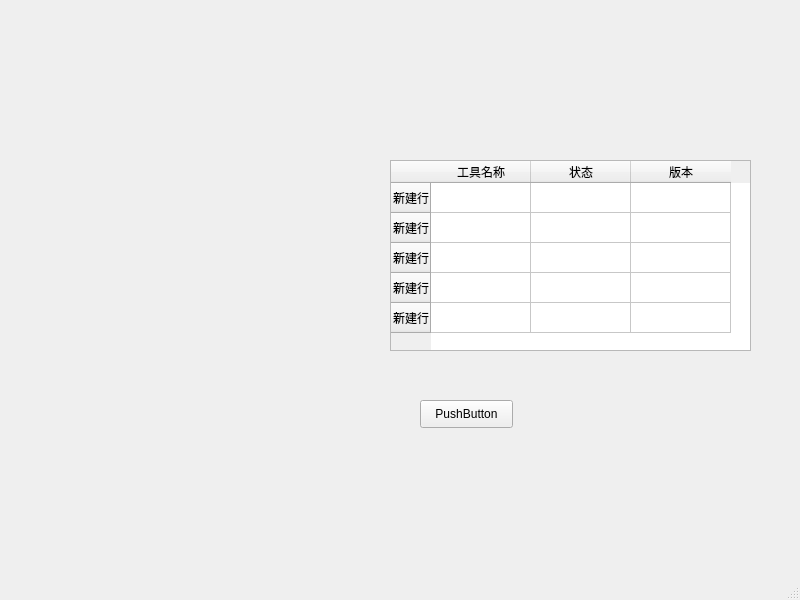
<?xml version="1.0" encoding="UTF-8"?>
<ui version="4.0">
 <class>MainWindow</class>
 <widget class="QMainWindow" name="MainWindow">
  <property name="geometry">
   <rect>
    <x>0</x>
    <y>0</y>
    <width>800</width>
    <height>600</height>
   </rect>
  </property>
  <property name="windowTitle">
   <string>MainWindow</string>
  </property>
  <widget class="QWidget" name="centralwidget">
   <widget class="QTableWidget" name="tableWidget">
    <property name="geometry">
     <rect>
      <x>390</x>
      <y>160</y>
      <width>361</width>
      <height>191</height>
     </rect>
    </property>
    <row>
     <property name="text">
      <string>新建行</string>
     </property>
    </row>
    <row>
     <property name="text">
      <string>新建行</string>
     </property>
    </row>
    <row>
     <property name="text">
      <string>新建行</string>
     </property>
    </row>
    <row>
     <property name="text">
      <string>新建行</string>
     </property>
    </row>
    <row>
     <property name="text">
      <string>新建行</string>
     </property>
    </row>
    <column>
     <property name="text">
      <string>工具名称</string>
     </property>
    </column>
    <column>
     <property name="text">
      <string>状态</string>
     </property>
    </column>
    <column>
     <property name="text">
      <string>版本</string>
     </property>
    </column>
   </widget>
   <widget class="QPushButton" name="buttonRefresh">
    <property name="geometry">
     <rect>
      <x>420</x>
      <y>400</y>
      <width>93</width>
      <height>28</height>
     </rect>
    </property>
    <property name="text">
     <string>PushButton</string>
    </property>
   </widget>
  </widget>
  <widget class="QMenuBar" name="menubar">
   <property name="geometry">
    <rect>
     <x>0</x>
     <y>0</y>
     <width>800</width>
     <height>26</height>
    </rect>
   </property>
  </widget>
  <widget class="QStatusBar" name="statusbar"/>
 </widget>
 <resources/>
 <connections/>
</ui>
